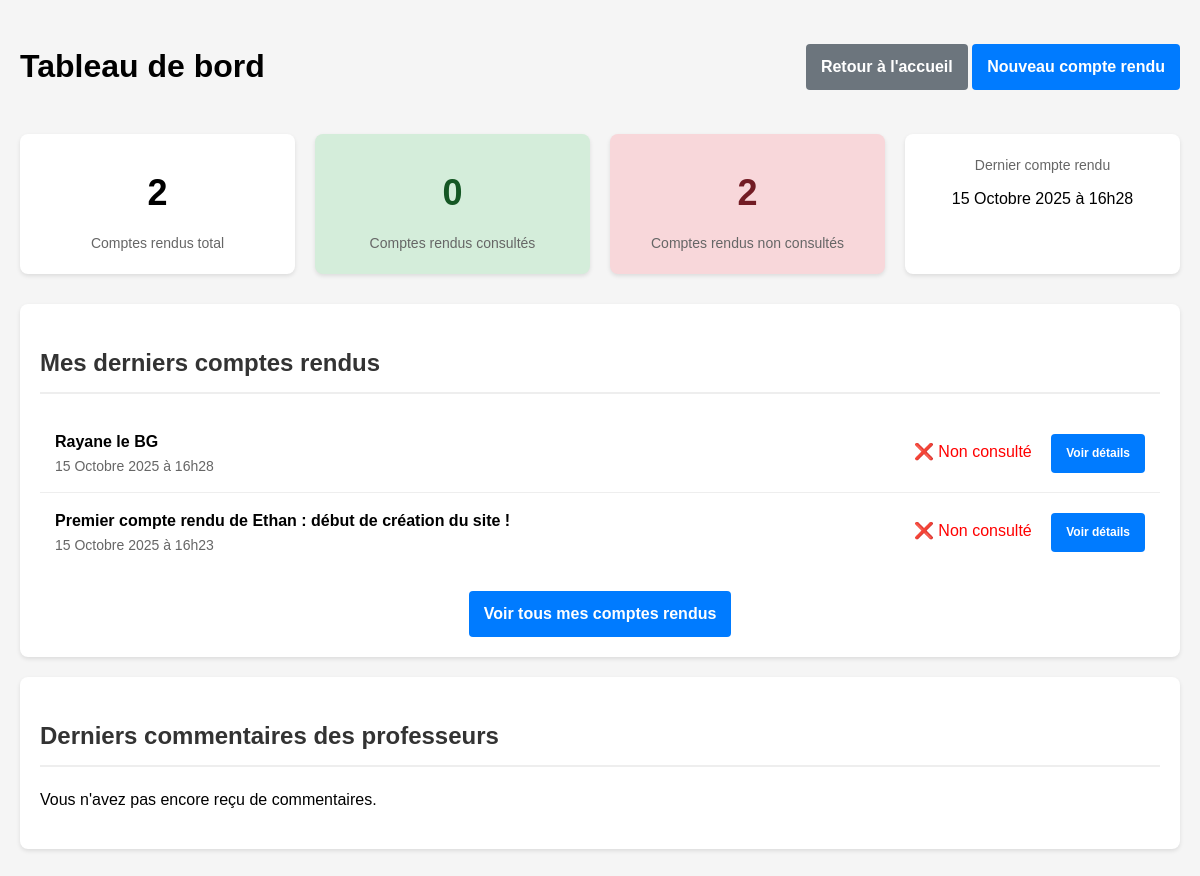
The page /tableau_bord_eleve.php (signed in) on the database its author committed.
### tables this page shows
CREATE TABLE IF NOT EXISTS `cr` (
  `num` bigint NOT NULL AUTO_INCREMENT,
  `date` date DEFAULT NULL,
  `description` text,
  `titre` varchar(255) DEFAULT NULL,
  `contenu_html` LONGTEXT,
  `vu` tinyint(1) DEFAULT '0',
  `archivé` tinyint(1) DEFAULT '0',
  `datetime` datetime DEFAULT NULL,
  `num_version` int DEFAULT 1,
  `num_utilisateur` int DEFAULT NULL,
  `groupe_id` int DEFAULT NULL,
  PRIMARY KEY (`num`),
  KEY `num_utilisateur` (`num_utilisateur`),
  KEY `groupe_id` (`groupe_id`)
);

### tableau_bord_eleve.php (the view, shortened to what this page needs)
<?php
include '_conf.php';
$bdd = mysqli_connect($serveurBDD, $userBDD, $mdpBDD, $nomBDD);
$user_id = $_SESSION['Sid'];
$stats_query = "SELECT
                COUNT(*) as total_cr,
                SUM(CASE WHEN vu = 1 THEN 1 ELSE 0 END) as cr_vus,
                SUM(CASE WHEN vu = 0 THEN 1 ELSE 0 END) as cr_non_vus,
                MAX(datetime) as dernier_cr
                FROM cr
                WHERE num_utilisateur = $user_id";
$stats_result = mysqli_query($bdd, $stats_query);
$stats = mysqli_fetch_assoc($stats_result);
$commentaires_query = "SELECT c.*, cr.description as cr_description, u.nom, u.prenom
                      FROM commentaires c
                      JOIN cr ON c.cr_id = cr.num
                      JOIN utilisateur u ON c.professeur_id = u.num
                      WHERE cr.num_utilisateur = $user_id
                      ORDER BY c.date_creation DESC
                      LIMIT 5";
$commentaires_result = mysqli_query($bdd, $commentaires_query);
$derniers_cr_query = "SELECT * FROM cr
                     WHERE num_utilisateur = $user_id
                     ORDER BY datetime DESC
                     LIMIT 5";
$derniers_cr_result = mysqli_query($bdd, $derniers_cr_query);
function formatDateFrench($date) {
    $english_months = array('January', 'February', 'March', 'April', 'May', 'June', 'July', 'August', 'September', 'October', 'November', 'December');
    $french_months = array('Janvier', 'Février', 'Mars', 'Avril', 'Mai', 'Juin', 'Juillet', 'Août', 'Septembre', 'Octobre', 'Novembre', 'Décembre');
    $date_str = date('d F Y à H\hi', strtotime($date));
    $date_str = str_replace($english_months, $french_months, $date_str);
    return $date_str;
}
?>
<!DOCTYPE html>
<html lang="fr">
<head>
</head>
<body>
    <div class="container">
        <div class="header">
            <h1>Tableau de bord</h1>
            <div>
                <a href="accueil.php" class="btn btn-secondary">Retour à l'accueil</a>
                <a href="editer_cr.php" class="btn">Nouveau compte rendu</a>
            </div>
        </div>
        <div class="stats-container">
            <div class="stat-card">
                <div class="stat-value"><?php echo $stats['total_cr'] ?: 0; ?></div>
                <div class="stat-label">Comptes rendus total</div>
            </div>
            <div class="stat-card" style="background-color: #d4edda; color: #155724;">
                <div class="stat-value"><?php echo $stats['cr_vus'] ?: 0; ?></div>
                <div class="stat-label">Comptes rendus consultés</div>
            </div>
            <div class="stat-card" style="background-color: #f8d7da; color: #721c24;">
                <div class="stat-value"><?php echo $stats['cr_non_vus'] ?: 0; ?></div>
                <div class="stat-label">Comptes rendus non consultés</div>
            </div>
            <div class="stat-card">
                <div class="stat-label">Dernier compte rendu</div>
                <div style="font-size: 16px; margin-top: 10px;">
                    <?php echo formatDateFrench($stats['dernier_cr']); ?>
                </div>
            </div>
        </div>
        <div class="card">
            <h2>Mes derniers comptes rendus</h2>
            <?php if (mysqli_num_rows($derniers_cr_result) > 0): ?>
                <ul class="cr-list">
                    <?php while ($cr = mysqli_fetch_assoc($derniers_cr_result)): ?>
                        <li class="cr-item">
                            <div style="display: flex; justify-content: space-between; align-items: center;">
                                <div>
                                    <strong><?php echo htmlspecialchars(substr($cr['description'], 0, 100)) . (strlen($cr['description']) > 100 ? '...' : ''); ?></strong>
                                    <div style="color: #666; font-size: 14px;">
                                        <?php echo formatDateFrench($cr['datetime']); ?>
                                    </div>
                                </div>
                                <div>
                                    <span style="margin-right: 15px; <?php echo $cr['vu'] ? 'color: green;' : 'color: red;'; ?>">
                                        <?php echo $cr['vu'] ? '✅ Consulté' : '❌ Non consulté'; ?>
                                    </span>
                                    <a href="liste_cr.php?detail=<?php echo $cr['num']; ?>" class="btn" style="font-size: 12px;">Voir détails</a>
                                </div>
                            </div>
                        </li>
                    <?php endwhile; ?>
                </ul>
                <div style="text-align: center; margin-top: 20px;">
                    <a href="liste_cr.php" class="btn">Voir tous mes comptes rendus</a>
                </div>
            <?php endif; ?>
        </div>
        <div class="card">
            <h2>Derniers commentaires des professeurs</h2>
            <?php if (mysqli_num_rows($commentaires_result) > 0): ?>
                <?php while ($commentaire = mysqli_fetch_assoc($commentaires_result)): ?>
                    <div class="comment-item">
                        <div style="margin-bottom: 10px;">
                            <strong><?php echo htmlspecialchars($commentaire['prenom'] . ' ' . $commentaire['nom']); ?></strong>
                            <span style="color: #666; font-size: 12px; margin-left: 10px;">
                                <?php echo formatDateFrench($commentaire['date_creation']); ?>
                            </span>
                        </div>
                        <div style="margin-bottom: 10px; font-style: italic; color: #666;">
                            Sur le CR: <?php echo htmlspecialchars(substr($commentaire['cr_description'], 0, 50)) . '...'; ?>
                        </div>
                        <div>
                            <?php echo htmlspecialchars($commentaire['commentaire']); ?>
                        </div>
                        <div style="text-align: right; margin-top: 10px;">
                            <a href="liste_cr.php?detail=<?php echo $commentaire['cr_id']; ?>" style="color: #007bff; text-decoration: none;">
                                Voir le compte rendu complet →
                            </a>
                        </div>
                    </div>
                <?php endwhile; ?>
            <?php else: ?>
                <p>Vous n'avez pas encore reçu de commentaires.</p>
            <?php endif; ?>
        </div>
    </div>
</body>
</html>

### tableau_bord_eleve.php (style rules this page uses)
body { font-family: Arial, sans-serif; line-height: 1.6; margin: 0; padding: 20px; background-color: #f5f5f5; }
.container { max-width: 1200px; margin: 0 auto; }
.header { display: flex; justify-content: space-between; align-items: center; margin-bottom: 20px; }
.card { background: white; border-radius: 8px; box-shadow: 0 2px 4px rgba(0,0,0,0.1); padding: 20px; margin-bottom: 20px; }
.stats-container { display: flex; flex-wrap: wrap; gap: 20px; margin-bottom: 30px; }
.stat-card { flex: 1; min-width: 200px; background: white; border-radius: 8px; box-shadow: 0 2px 4px rgba(0,0,0,0.1); padding: 20px; text-align: center; }
.stat-value { font-size: 36px; font-weight: bold; margin: 10px 0; }
.stat-label { color: #666; font-size: 14px; }
.cr-list { list-style: none; padding: 0; }
.cr-item { padding: 15px; border-bottom: 1px solid #eee; }
.cr-item:last-child { border-bottom: none; }
.btn { display: inline-block; background: #007bff; color: white; padding: 10px 15px; text-decoration: none; border-radius: 4px; font-weight: bold; }
.btn-secondary { background: #6c757d; }
h2 { color: #333; border-bottom: 2px solid #eee; padding-bottom: 10px; }

### rows shown on the page
cr: description "Rayane le BG", datetime "15 Octobre 2025 à 16h28", vu "❌ Non consulté"
cr: description "Premier compte rendu de Ethan : début de création du site !", datetime "15 Octobre 2025 à 16h23", vu "❌ Non consulté"

### other values the page prints
$stats['total_cr'] ?: 0 "2"
$stats['cr_vus'] ?: 0 "0"
$stats['cr_non_vus'] ?: 0 "2"
formatDateFrench($stats['dernier_cr']) "15 Octobre 2025 à 16h28"
